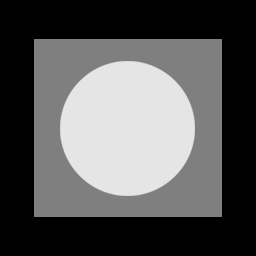
#> input picture CH05/Fig0503 (original_pattern).tif, 256 x 256 px, found by its file name
$ python C_expt1.py
#> lines starting #> are read from the running program, lines starting #| are printed output that depends on the picture; after the words box and inside, x2 and y2 are one past the last pixel; in counts of white or black regions, pixels touching at a corner belong together
### important_classes/noise_models.py
'''
Noise Models includes:
a) Gaussian Noise
b) Uniform Noise
c) Impulse (salt and pepper) noise
f) Erlang Noise
d) Exponential Noise
e) Rayleigh Noise


'''
# important imports:
import numpy as np
from scipy import stats as st
import cv2 as cv

class NoiseModels:

    def __init__(self):
        # Gaussian Noise
        self.gaussian_noise=lambda size,mean,variance: np.random.normal(loc=mean,scale=np.sqrt(variance),size=size)

        # Uniform Noise:
        self.uniform_noise=lambda size,a,b:np.random.uniform(low=a,high=b,size=size)

        # Rayleigh Noise:
        self.rayleigh_noise=lambda size,a,b:st.rayleigh(a,b).rvs(size=size)

        # Erlang Noise:
        self.erlang_noise=lambda size, a,b:st.gamma(b,scale=(np.sqrt(b))/a).rvs(size=size)

        # Exponential Noise:
        self.exponential_noise=lambda size,a:st.expon(scale=1/a).rvs(size=size)


    def salt_pepper_noise(self,img,pp,ps):
        sp_img=np.copy(img)
        r,c=sp_img.shape
        pn_pxls=np.uint64(pp*r*c)
        sn_pxls=np.uint64(ps*r*c)
        locs=([(x,y) for x in range(0,r) for y in range(0,c)])
        np.random.shuffle(locs)
        pn_locs=locs[0:pn_pxls]
        locs=locs[::-1]
        sn_locs=locs[0:sn_pxls]

        for i in pn_locs:
            sp_img[i]=0
        for j in sn_locs:
            sp_img[j]=255

        return sp_img

    def add_noise(self,noise,img):
        return cv.add(noise, img, dtype=cv.CV_64F)

### C_expt1.py
'''
C_expt No. 1:

Title: Image Noise Analysis in Digital Image Processing using Python

Aim: To write a program using Python to add different types of noise to original image and analyse using histogram:
Noises added: Gaussian, Rayleigh, Gamma/Erlang, Exponential, Uniform, Salt&Pepper

'''

# important imports:
from matplotlib import pyplot as plt,gridspec as gs
from dip_toolbox import NoiseModels

# importing original image
img1=plt.imread('CH05\Fig0503 (original_pattern).tif')
#> img1 is the input picture: shape (256, 256); min 0, max 229, mean 87.1
size=img1.shape
#> size = (256, 256)
img2=plt.imread('CH05\Fig0504(c)(gamma-noise).tif')
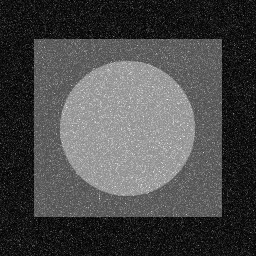
#> input picture CH05/Fig0504(c)(gamma-noise).tif, 256 x 256 px, found by its file name
#> img2 is the input picture: shape (256, 256); min 0, max 255, mean 72.8

# Creating noise models and adding noise to original image:
nm=NoiseModels()

gn=nm.gaussian_noise(size,5,200)
rn=nm.rayleigh_noise(size,5,20)
en=nm.erlang_noise(size,0.1,2)
xn=nm.exponential_noise(size,0.1)
un=nm.uniform_noise(size,-10,10)

img_gn=nm.add_noise(gn,img1)
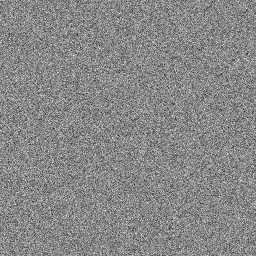
#> gn: shape (256, 256) float64; min -63.62, max 64.99, mean 4.9; drawn with min black and max white
img_rn=nm.add_noise(rn,img1)
img_en=nm.add_noise(en,img1)
img_xn=nm.add_noise(xn,img1)
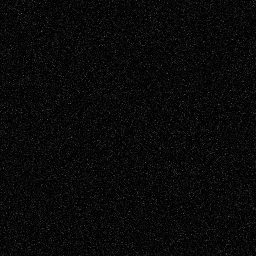
#> xn: shape (256, 256) float64; min 0.000208, max 101.8, mean 10
img_un=nm.add_noise(un,img1)
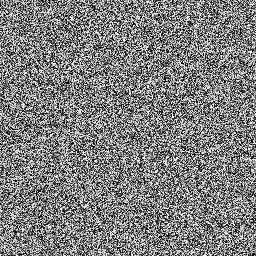
#> un: shape (256, 256) float64; min -10, max 10, mean -0.0144; drawn with min black and max white
img_sp=nm.salt_pepper_noise(img1,pp=0.2,ps=0.2)
#> after the loop in salt_pepper_noise, `for i in pn_locs:`:
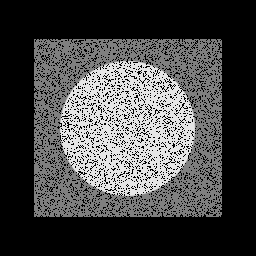
#> sp_img: shape (256, 256); 10.24% of pixels changed, all inside (x1, y1, x2, y2) = (34, 39, 222, 217)
#> after the loop in salt_pepper_noise, `for j in sn_locs:`:
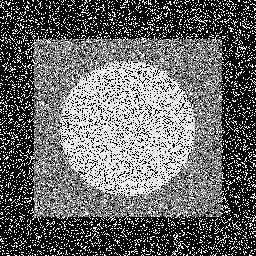
#> sp_img: shape (256, 256); 20% of pixels changed, all inside (x1, y1, x2, y2) = (0, 0, 256, 256)


# plots

fig1=plt.figure(1)
gs1=gs.GridSpec(2,4)

ax11=plt.subplot(gs1[0,0])
ax11.set_title('Original Image')
ax11.axis('off')
ax11.imshow(img1,cmap='gray',vmax=255,vmin=0)

ax12=plt.subplot(gs1[1,0])
ax12.hist(img1.ravel(),bins=256,density=True,ec='b')
ax12.set_title('Original')


ax13=plt.subplot(gs1[0,1])
ax13.set_title('AGN, µ=5, $σ^2$=200 ')
ax13.axis('off')
ax13.imshow(img_gn,cmap='gray',vmax=255,vmin=0)

ax14=plt.subplot(gs1[1,1])
ax14.hist(img_gn.ravel(),bins=256,density=True,ec='b')
ax14.set_title('Gaussian')


ax15=plt.subplot(gs1[0,2])
ax15.set_title('ARN, a=5, b=20')
ax15.axis('off')
ax15.imshow(img_rn,cmap='gray',vmax=255,vmin=0)

ax16=plt.subplot(gs1[1,2])
ax16.hist(img_rn.ravel(),bins=256,density=True,ec='b')
ax16.set_title('Rayleigh')


ax17=plt.subplot(gs1[0,3])
ax17.set_title('AEN, a=0.1, b=2')
ax17.axis('off')
ax17.imshow(img_en,cmap='gray',vmax=255,vmin=0)

ax18=plt.subplot(gs1[1,3])
ax18.hist(img_en.ravel(),bins=256,density=True,ec='b')
ax18.set_title('Gamma')

plt.tight_layout(pad=1.1)
fig1.set_size_inches(13,8)
plt.suptitle('Image Noise Analysis ',font='Times New Roman',fontweight="bold",fontsize=16)
plt.savefig('input_output/C_expt1_1.jpg',dpi=500)
#> figure, not shown here; panel 2: tallest bar 0.547 high, from x = 0 to 0.895; panel 4: tallest bar 0.0145 high, from x = 3.12 to 4.48; panel 6: tallest bar 0.0151 high, from x = 25.01 to 26.26; panel 8: tallest bar 0.0132 high, from x = 14.55 to 16.16


fig2=plt.figure(2)
gs2=gs.GridSpec(2,3)

ax21=plt.subplot(gs2[0,0])
ax21.set_title('AXN, a=0.1')
ax21.axis('off')
ax21.imshow(img_xn,cmap='gray',vmax=255,vmin=0)

ax22=plt.subplot(gs2[1,0])
ax22.hist(img_xn.ravel(),bins=256,density=True,ec='b')
ax22.set_title('Exponential')


ax23=plt.subplot(gs2[0,1])
ax23.set_title('AUN, a=-10, b=10 ')
ax23.axis('off')
ax23.imshow(img_un,cmap='gray',vmax=255,vmin=0)

ax24=plt.subplot(gs2[1,1])
ax24.hist(img_un.ravel(),bins=256,density=True,ec='b')
ax24.set_title('Uniform')


ax25=plt.subplot(gs2[0,2])
ax25.set_title('ASPN, pp=0.2, ps=0.2')
ax25.axis('off')
ax25.imshow(img_sp,cmap='gray',vmax=255,vmin=0)

ax26=plt.subplot(gs2[1,2])
ax26.hist(img_sp.ravel(),bins=256,density=True,ec='b')
ax26.set_title('Salt & Pepper')


plt.tight_layout(pad=2.5)
fig2.set_size_inches(13,8)
plt.suptitle('Image Noise Analysis ',font='Times New Roman',fontweight="bold",fontsize=16)
plt.savefig('input_output/C_expt1_2.jpg',dpi=500)
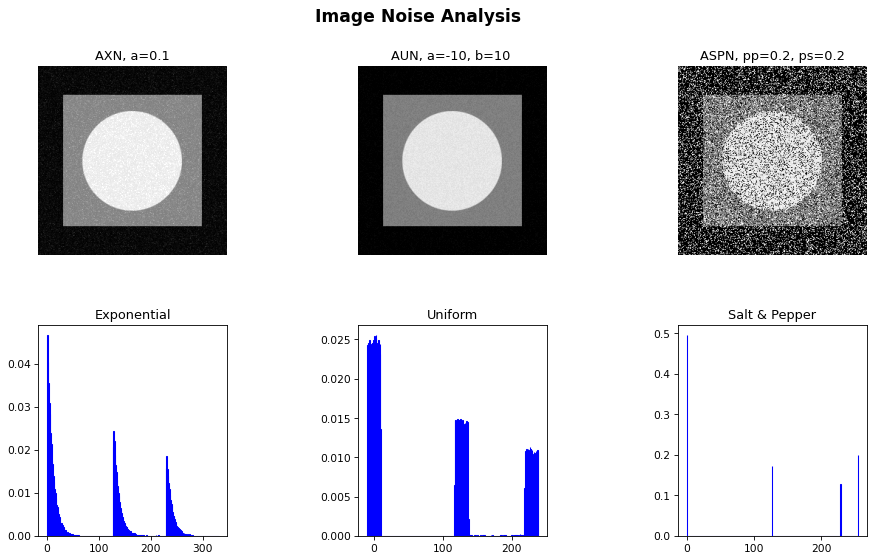
#> figure drawn by matplotlib, 6 panels; panel 2: tallest bar 0.0467 high, from x = 0.000351 to 1.29; panel 4: tallest bar 0.0256 high, from x = 2.65 to 3.62; panel 6: tallest bar 0.496 high, from x = 0 to 0.996
plt.show()
